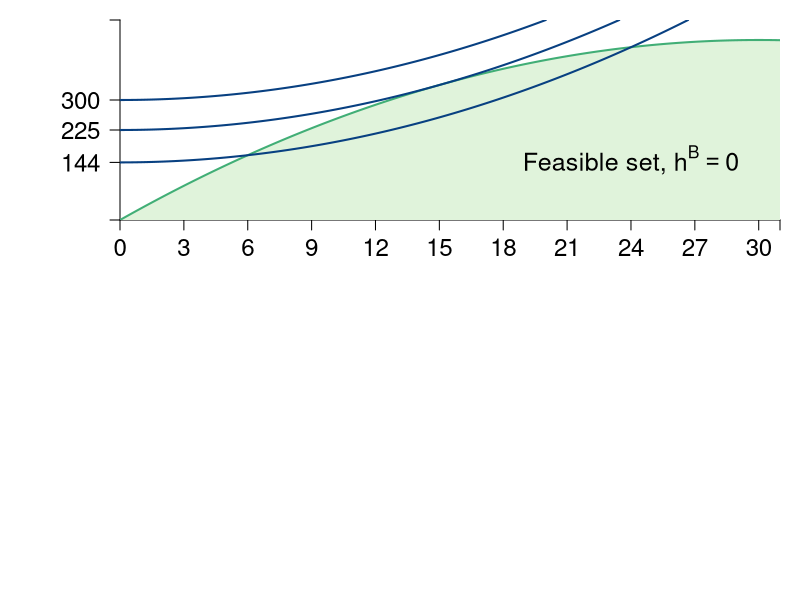

Here is the R script that generated this plot: (Note: this script raises an error after producing the figure.)
require(shape)
pdf(file = "coordination_failures/mb_mc_hours_base.pdf", width = 9, height = 12)

#Set parameters for graphics
pointsize <- 1.8
axislabelsize <- 1.8
labelsize <- 1.5
namesize <- 1.8
annotatesize <- 1.5
graphlinewidth <- 2
segmentlinewidth <- 1.5

COL <- c("#7fc97f", "#beaed4", "#fdc086", "#ffff99", "#386cb0", "#f0027f", "#bf5b17", "#666666")
COLA <- c("#e0f3db", "#99d8c9","#66c2a4","#41ae76", "#238b45", "#005824")
COLB <- c("#4eb3d3", "#2b8cbe", "#0868ac","#084081")
Grays <- gray.colors(25, start = 1, end = 0)

#Need to create a stacked graph and 
#use the option mfrow = c(2,1) for that
par(mar =  c(4, 6, 1, 1), mfrow = c(2,1))

indiffA <- function(ea, uA = 46.08) {
  uA + (1/2)*(ea)^2
}

output <- function(ea, eb = 12, alpha = 30, beta = 1/2){
  (alpha - beta*(ea+eb))*ea
}

uA <- function(ea, ya = output) {
  ya - 0.5*(ea)^2
}

mrsA <- function(ea){
  ea
}

slopeline <- function(ea, yint = 0.5, slope = 2){
  yint + slope*ea
}


xlims <- c(0, 31)
ylims <- c(0, 500)

npts <- 501 
x <- seq(xlims[1], xlims[2], length.out = npts)
y <- seq(ylims[1], ylims[2], length.out = npts) 

a <- c(uA(ea = 12, output(ea = 12, eb = 12)), uA(ea = 15, output(ea = 15, eb = 0)), 300)

plot(0, 0, xlim = xlims, ylim = ylims, type = "n",
     xlab = expression(paste("")),
     ylab = expression(paste("")), 
     xaxt = "n", 
     yaxt = "n", 
     cex.lab = axislabelsize, 
     bty = "n",
     xaxs="i", 
     yaxs="i")

# ticksy <- seq(from = 0, to = ylims[2], by = 2)
# ylabels <- seq(from = 0, to = ylims[2], by = 2)
ticksx <- c(seq(xlims[1], xlims[2], 3), xlims[2])
xlabels <- c(seq(xlims[1], xlims[2], 3), NA)
ticksy <- c(0, 144, 225, 300, ylims[2])
ylabels <- c(NA, 144, 225, 300, NA)
# ticksx <- c(0, 6.9, 12, 9.6, 16, 24, 26)
# xlabels <- c(NA, expression(paste(e^A,"*")), expression(paste(1/2*beta)), expression(paste(e^{AN})), expression(paste(alpha)), expression(paste(1/beta)), NA)

axis(1, at = ticksx, pos = 0, labels = xlabels, cex.axis= labelsize - 0.05)
axis(2, at = ticksy, pos = 0, labels = ylabels, las = 1, cex.axis= labelsize - 0.05)

npts <- 500 
xx1 <- seq(xlims[1], xlims[2], length.out = npts)

#Feasible set
xpolyF <- seq(from = 0, to = xlims[2], length.out = 501)
ypolyF <- output(xpolyF, eb = 0)
polygon(c(0, xpolyF, xlims[2], xlims[1]), 
        c(output(0, eb = 0), output(xpolyF, eb = 0), 0, 0),
        border = FALSE, col = COLA[1])

text(24, 150, expression(paste("Feasible set, ", h^B == 0)), xpd = TRUE, cex = labelsize)


lines(xx1, output(xx1, eb = 0), col = COLA[4], lwd = graphlinewidth)
#lines(xx1, output(xx1, eb = 12), col = COLA[4], lwd = graphlinewidth)

contour(x, y,
        outer(x, y, uA),
        drawlabels = FALSE,
        col = COLB[4],
        lwd = graphlinewidth,
        levels = a,
        xaxs="i",
        yaxs="i",
        add = TRUE)

# segments(12, 300, 12, -300, lty = 2, col = grays[20], lwd = segmentlinewidth, xpd = 350)
segments(15, output(ea = 15, eb = 0), 15, -300, lty = 2, col = grays[20], lwd = segmentlinewidth, xpd = 350)
segments(6, output(6, eb = 0), 6, -300, lty = 2, col = grays[20], lwd = segmentlinewidth, xpd = 350)
points(6, output(ea = 6, eb = 0), pch = 16, col = "black", cex = 1.5)
text(6.5, output(ea = 6, eb = 0) - 8, expression(f), cex = annotatesize)



# segments(2, 0, 2, ylims[2], lty = 2, col = grays[20] , lwd = segmentlinewidth)
# segments(6, 0, 6, ylims[2], lty = 2, col = grays[20] , lwd = segmentlinewidth)

#Axis labels
#mtext(expression(paste("A's hours, ", h^A)), side=1, line = 3.2, cex = axislabelsize)
#text(0.5*xlims[2], -40, expression(paste("A's hours, ", h^A)), xpd = TRUE, cex = axislabelsize)
text(-4, 0.5*ylims[2], expression(paste("Consumption, ", y^A," (pounds, lb)")), xpd = TRUE, cex = axislabelsize, srt = 90)

# text(-0.9, 0.5*ylims[2], expression(paste("Output, ", y^A)), xpd = TRUE, cex = axislabelsize, srt = 90)
# text(5, 12, expression(paste("slope", phantom()==h^A, phantom() == 2)), cex = annotatesize)
# Arrows(3.6, 12, 2.4, 12, col = "black", lty = 1, lwd = 2, arr.type = "triangle", arr.lwd = 0.5)
# text(9, 28, expression(paste("slope", phantom()==h^A, phantom() == 6)), cex = annotatesize)
# Arrows(7.6, 28, 6.4, 28, col = "black", lty = 1, lwd = 2, arr.type = "triangle", arr.lwd = 0.5)

#Label the iso-welfare functions for the HG, Aisha
text(2, 125, expression(u[1]^A), cex = annotatesize)
text(2, 205, expression(u[2]^A), cex = annotatesize)
text(2, 280, expression(u[3]^A), cex = annotatesize)

# points(12, output(ea = 12), pch = 16, col = "black", cex = 1.5)
# text(12 + 0.5, output(ea = 12) - 6, expression(paste(n)), cex = annotatesize)

points(15, output(ea = 15, eb = 0), pch = 16, col = "black", cex = 1.5)
text(15 + 0.5, output(ea = 15, eb = 0) - 6, expression(paste(s)), cex = annotatesize)


#text(28, 420, expression(paste(x^A*bgroup("(",list(h^A, h^B == 0),")") ) ), cex = annotatesize)
text(27.5, 420, expression(paste("A's production") ), cex = annotatesize)
text(27.5, 390, expression(paste("function") ), cex = annotatesize)
#text(27.5, 360, expression(paste(x^A*(list(h^A, h^B == 0)) ) ), cex = annotatesize)
#text(27.5, 330, expression(paste("defines feasible") ), cex = annotatesize)
#text(27.5, 300, expression(paste("consumption, ", y^A) ), cex = annotatesize, xpd = TRUE)

# text(19.8, 260, expression(paste(y(h^A, h^B >0))), cex = annotatesize)


MBenefit <- function(ea, eb = 12, alpha = 30, beta = 1/2) {
  (alpha - beta*eb - 2*beta*ea)
}

MCost <- function(ea, slope = 1, intercept = 0){
  slope*ea
}


xlims <- c(0, 31)
ylims <- c(0, 31)

npts <- 501 
x <- seq(xlims[1], xlims[2], length.out = npts)
y <- seq(ylims[1], ylims[2], length.out = npts) 

plot(0, 0, xlim = xlims, ylim = ylims, type = "n",
     xlab = expression(paste("")),
     ylab = expression(paste("")), 
     xaxt = "n", 
     yaxt = "n", 
     cex.lab = axislabelsize, 
     bty = "n",
     xaxs="i", 
     yaxs="i")

# ticksy <- seq(from = 0, to = ylims[2], by = 2)
# ylabels <- seq(from = 0, to = ylims[2], by = 2)
# ticksx <- seq(from = 0, to = xlims[2], by = 2)
# xlabels <- seq(from = 0, to = xlims[2], by = 2)
ticksy <- c(0, MCost(ea = 6), MBenefit(15, eb = 0), MBenefit(ea = 6, eb = 0), 30, ylims[2])
ylabels <- c(NA, 6, 15, 24, expression(paste(alpha)), NA)
# ticksx <- c(0, 12, 15, 24, 30, xlims[2])
# xlabels <- c(0, 12, 15, 24, 30, xlims[2])
ticksx <- c(seq(xlims[1], xlims[2], 3), xlims[2])
xlabels <- c(seq(xlims[1], xlims[2], 3), NA)

#xlabels <- c(NA, expression(paste(h[1]^A)), expression(paste(h[2]^A)), expression(paste(frac(alpha - beta*h^b,2*beta) )), expression(paste(frac(alpha,2*beta) )), NA)

axis(1, at = ticksx, pos = 0, labels = xlabels ,las = 1, cex.axis = labelsize - 0.05)
axis(2, at = ticksy, pos = 0, labels = ylabels, las = 1, cex.axis = labelsize - 0.05)
#text(x = c(0, 12, 15, 24, 30, xlims[2]), par("usr")[3] - 0.4, labels = xlabels, srt = 0, pos = 1, xpd = TRUE, cex = labelsize - 0.05)

#mtext(expression(paste("Aram's hours, ", h^A)), side=1, line = 4, cex = axislabelsize)
text(0.5*xlims[2], -3.8, expression(paste("A's hours, ", h^A)), xpd = TRUE, cex = axislabelsize)
text(-4, 0.5*ylims[2], expression(paste("A's marginal costs and benefits (lb)")), xpd = TRUE, cex = axislabelsize, srt = 90) 

npts <- 500 
xx1 <- seq(xlims[1], xlims[2], length.out = npts)
xx2 <- seq(4, 8, length.out = npts)

segments(0, 15, xlims[2], 15, lty = 2, col = grays[20], lwd = segmentlinewidth, xpd = 350)
text(24, 16, expression(mb == mc), cex = annotatesize)

#lines(xx1, MBenefit(xx1, eb = 12), col = COLA[4], lwd = graphlinewidth)
lines(xx1, MBenefit(xx1, eb = 0), col = COLA[4], lwd = graphlinewidth)
lines(xx1, MCost(xx1), col = COLB[4], lwd = graphlinewidth)

#For NE hours = 12
# segments(0, 12, 12, 12, lty = 2, col =  grays[20], lwd = segmentlinewidth)
# segments(12, 0, 12, 300, lty = 2, col = grays[20], lwd = segmentlinewidth, xpd = 350)
segments(15, 0, 15, 300, lty = 2, col = grays[20], lwd = segmentlinewidth, xpd = 350)
segments(6, 0, 6, 300, lty = 2, col = grays[20], lwd = segmentlinewidth, xpd = 350)
segments(0, MBenefit(ea = 6, eb = 0), 6, MBenefit(ea = 6, eb = 0), lty = 2, col = grays[20], lwd = segmentlinewidth, xpd = 350)
points(6, MBenefit(ea = 6, eb = 0), pch = 16, col = "black", cex = 1.5)
text(6 + 0.6, MBenefit(ea = 6, eb = 0) + 0.5, expression(g), cex = annotatesize)

segments(0, MCost(ea = 6), 6, MCost(ea = 6), lty = 2, col = grays[20], lwd = segmentlinewidth, xpd = 350)
points(6, MCost(ea = 6), pch = 16, col = "black", cex = 1.5)
text(6 + 0.6, MCost(ea = 6) - 0.5, expression(h), cex = annotatesize)


#segments(0, 12, 300, 12, lty = 2, col =  grays[20], lwd = segmentlinewidth, xpd = TRUE)

#For P-efficient hours = 10
#segments(0, MBenefit(15, eb = 0), 15, MBenefit(15, eb = 0), lty = 2, col = grays[20] , lwd = segmentlinewidth)
#segments(15, 0, 15, MBenefit(15, eb = 0),  lty = 2, col = grays[20] , lwd = segmentlinewidth)


text(24, 11.5, expression(paste("Marginal benefit")), cex = labelsize)
text(24, 10, expression(paste("when, ", h^B== 0 )), cex = labelsize)
#text(8, 26.5, expression(paste("Marginal Benefit")), cex = labelsize)
#text(8, 25, expression(paste("when, ", h^B== 0 )), cex = labelsize)
#text(11.5, 24.3, expression(paste(mb^A== alpha - 2*beta*h^A )), cex = labelsize)
#text(11.5, 22.5, expression(paste("when, ", h^B== 0 )), cex = labelsize)

# text(6, 14.5, expression(paste("Marginal Benefit ")), cex = labelsize)
# text(6, 13, expression(paste("when, ", h^B > 0 )), cex = labelsize)
#text(5.5, 15.5, expression(paste("Marginal Benefit ")), cex = labelsize)
#text(5.5, 14, expression(paste("when, ", h^B > 0 )), cex = labelsize)
#text(24.5, 13.5, expression(paste(mb^A == alpha - beta*h^B - 2*beta*h^A)), cex = labelsize)
#text(24.5, 12, expression(paste("when, ", h^B > 0 )), cex = labelsize)
#Arrows(21.5, 12.5, 17, 8, col = "black", lty = 1, lwd = 2, arr.type = "triangle", arr.lwd = 0.5)


text(24, 30.2, expression(paste("Marginal cost")), cex = labelsize)
text(24, 28.5, expression(paste("or disutility")), cex = labelsize)
text(24, 27, expression(paste(mc^A == h^A)), cex = labelsize)


# points(12, 12, pch = 16, col = "black", cex = 1.5)
# text(12 + 0.85, 12.1, expression(paste(n)), cex = labelsize)

points(15, 15, pch = 16, col = "black", cex = 1.5)
text(15 + 0.35, 15 + 1.25, expression(paste(s)), cex = labelsize)

dev.off()
